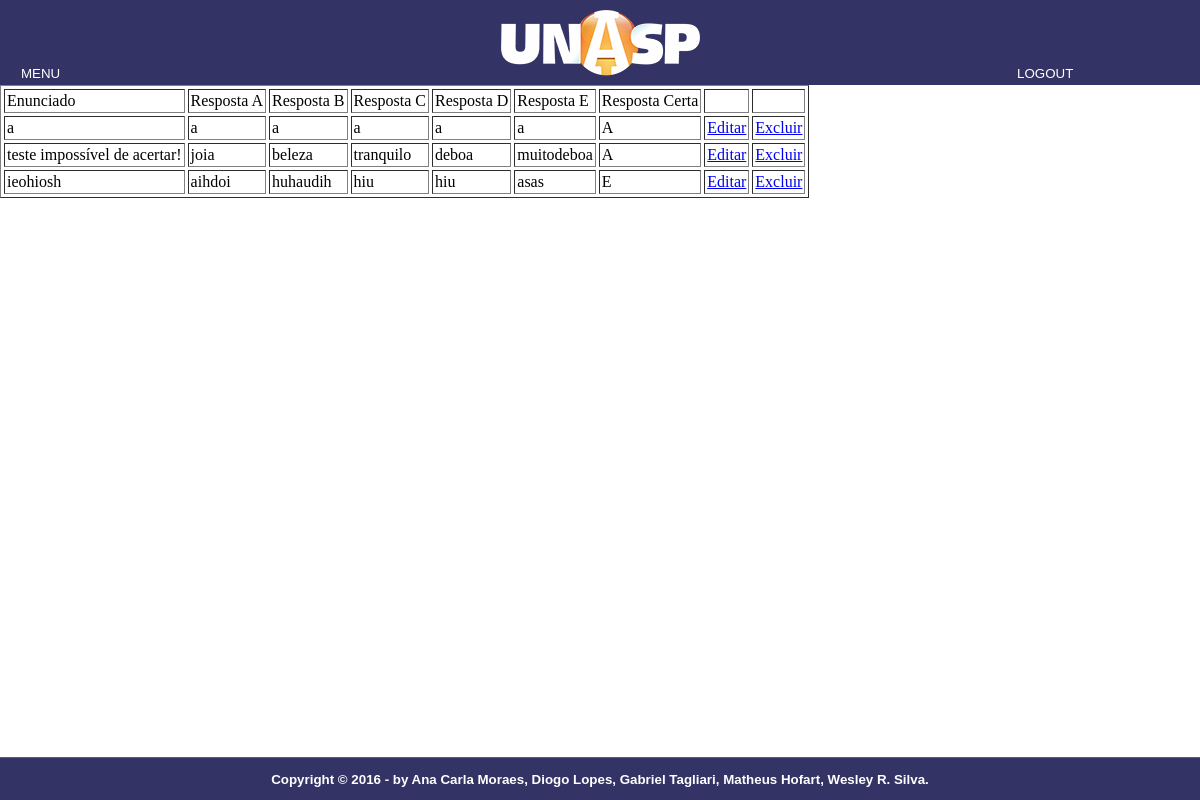
Screenshot of /Professor/listaquestoes.php?id=8 (signed in) with the database file from the repository.
### tables this page shows
CREATE TABLE `questao` (
  `id` int(11) NOT NULL AUTO_INCREMENT,
  `iddisciplina` int(11) NOT NULL,
  `titulo` varchar(512) NOT NULL,
  `imagem` longtext,
  `resposta1` varchar(255) NOT NULL,
  `resposta2` varchar(255) NOT NULL COMMENT '	',
  `resposta3` varchar(255) NOT NULL,
  `resposta4` varchar(255) NOT NULL,
  `resposta5` varchar(255) NOT NULL,
  `respostacorreta` varchar(1) NOT NULL,
  PRIMARY KEY (`id`),
  KEY `fk_questao_disciplina1_idx` (`iddisciplina`),
  CONSTRAINT `fk_questao_disciplina1` FOREIGN KEY (`iddisciplina`) REFERENCES `disciplina` (`id`) ON DELETE NO ACTION ON UPDATE NO ACTION
);

### classes/class_questao.php (called while the page is built, shortened)
<?php
class questao {
		function selectQuestaoByDisciplina($pdo,$id){
			$conn = $pdo->prepare("SELECT * FROM questao WHERE iddisciplina=:id");
			$conn->bindParam(":id",$id,PDO::PARAM_INT);
			$conn->execute();
			return $conn->fetchAll(PDO::FETCH_ASSOC);
		}
	}
	?>

### Professor/listaquestoes.php (the view, shortened to what this page needs)
<?php
require_once("../model/conexao.php");
require_once("../classes/class_questao.php");
$iddisciplina = $_GET['id'];
$x = new questao();
$retorno = $x->selectQuestaoByDisciplina($PDO,$iddisciplina);
?>
<!DOCTYPE html>
<html>
<head>
    <link rel="stylesheet" href="../assets/css/style.css">
</head>
<body>
 	<div class="container">
    <div class="header">
        <img src="../assets/img/UNASP.png" alt="logo unasp">
    </div>
    <nav id="menu">
            <ul type="disc">
              <li><a href="index.php">MENU</a></li>
            </ul>
            <ul id="logout" type="disc">
              <li><a href="../logout.php">Logout</a></li>
            </ul>
     </nav>
<table border='1' cellspacing='3' cellpadding='2'>
<thead>
	<td>Enunciado</td>
	<td>Resposta A</td>
	<td>Resposta B</td>
	<td>Resposta C</td>
	<td>Resposta D</td>
	<td>Resposta E</td>
	<td>Resposta Certa</td>
	<td></td>
	<td></td>
</thead>
<?php foreach ($retorno as $key) {   ?>
	<tr>
		<td> <?php echo $key['titulo']; ?></a></td>
		<td> <?php echo $key['resposta1']; ?></td>
		<td> <?php echo $key['resposta2']; ?></td>
		<td> <?php echo $key['resposta3']; ?></td>
		<td> <?php echo $key['resposta4']; ?></td>
		<td> <?php echo $key['resposta5']; ?></td>
		<td> <?php echo $key['respostacorreta']; ?></td>
		<td> <a href="editaquestao.php?iddisciplina=<?php echo $iddisciplina; ?>&id=<?php echo $key['id']; ?>">Editar</a></td>
		<td> <a href="editaquestao.php?iddisciplina=<?php echo $iddisciplina; ?>&deleta=1&id=<?php echo $key['id']; ?>">Excluir</a></td>
	</tr>
<?php } ?>
</table>
            <footer id="rodape">
                <p><b>Copyright &copy; 2016 - by Ana Carla Moraes, Diogo Lopes, Gabriel Tagliari, Matheus Hofart, Wesley R. Silva.<br>
            </footer>
</div>
</body>
</html>

### assets/css/style.css (style rules this page uses)
* { outline: none !important; }
.container { position: absolute; top: 0; bottom: 0; left: 0; right: 0; }
.container .header { width: 100%; height: 65px; background: #333366; text-align: center; padding-top: 10px; padding-bottom: 10px; }
nav#menu { display: block; }
nav#menu ul { font-family: 'Cabin', sans-serif; font-size: 10pt; list-style: none; text-transform: uppercase; position: absolute; top: 6%; left: -2%; }
nav#menu ul#logout { font-family: 'Cabin', sans-serif; font-size: 10pt; list-style: none; text-transform: uppercase; position: absolute; top: 6%; left: 81%; }
nav#menu li { display: inline-block; background-color: #333366; padding:3px; margin: 2px; transition: background-color 1s; -webkit-transition: background-color 1s; }
nav#menu a { color:white; text-decoration: none; }
footer#rodape { font-family: 'Cabin', sans-serif; color: #ffffff; font-size: 10pt; position:fixed; bottom:0; width:100%; clear:both; border-top: 1px solid #606060; background:#333366; }
footer#rodape p { text-align: center; }
html, body { height: 100%; margin: 0; }

### rows the page displays
questao: titulo "a", resposta1 "a", resposta2 "a", resposta3 "a", resposta4 "a", resposta5 "a", respostacorreta "A"
questao: titulo "teste impossível de acertar!", resposta1 "joia", resposta2 "beleza", resposta3 "tranquilo", resposta4 "deboa", resposta5 "muitodeboa", respostacorreta "A"
questao: titulo "ieohiosh", resposta1 "aihdoi", resposta2 "huhaudih", resposta3 "hiu", resposta4 "hiu", resposta5 "asas", respostacorreta "E"
